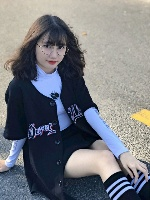
#> input picture Week_3/khanh_huyen_resized.jpg, 150 x 200 px
$ python recovery_image_and_compare.py
#> lines starting #> are read from the running program, lines starting #| are printed output that depends on the picture
import cv2
import numpy as np
import os

path = os.getcwd() + "converted_image.txt"

file = open("converted_image.txt")
#> (reads Week_3/converted_image.txt from the repository)
data = file.readlines()
file.close()

height = 200
width = 150
# =============================================================================
restored_img = np.zeros((height , width), np.uint8)

height, width = restored_img.shape

idx = 3

for height_index in range(height):
	for width_index in range(width):
		pixel = data[idx]
		restored_img[height_index, width_index] = int(pixel, 16)
		# print(idx)
		if(idx < 30000):
			idx = idx + 1

print(restored_img.shape)
cv2.imshow('restored_image', restored_img)
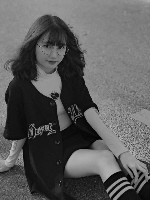
#> window 'restored_image': shape (200, 150); min 2, max 190, mean 91.4
cv2.imwrite('restored_image.jpg', restored_img)
# =============================================================================
img_origin = cv2.imread('khanh_huyen_resized.jpg')
#> img_origin is the input picture: shape (200, 150, 3); mean B, G, R 126.4, 120.6, 118.1
height, width, deep = img_origin.shape
#> height = 200; width = 150; deep = 3

img_temp = np.zeros((height , width), np.uint8)
print(img_temp.shape)
#| (200, 150)

for height_index in range(height):
	for width_index in range(width):
		img_temp[height_index, width_index] = int(round(0.25 * img_origin[height_index, width_index, 0] +  0.25 * img_origin[height_index, width_index, 1] + 0.25 * img_origin[height_index, width_index, 2]))
# =============================================================================
sum = 0.;
for height_index in range(height):
	for width_index in range(width):
		print(img_temp[height_index, width_index], restored_img[height_index, width_index])
		a = int(img_temp[height_index, width_index]);
		b = int(restored_img[height_index, width_index]);
		sum = sum + abs(a - b)
#> this loop made 200 passes
#> (printed output is left out)
#> after the loop, sum = 3575

mae = sum/(height*width)
#> mae = 0.119
#> (the run stopped early here; a loop or call above may not have finished)
